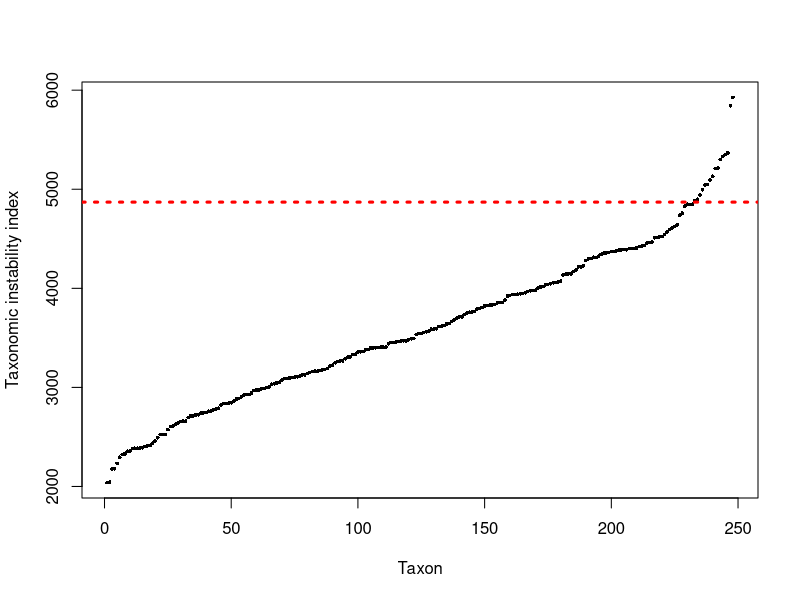

Reproduce this figure in R.
# Terrence Sylvester
# 29 January 2019
# pradakshanas@gmail.com
# figure for taxonomic instability index

# read in data
dat <- read.csv("../../analysis/data/taxonomic.instability.index/taxonomic.instability.index.csv",
                as.is = T)

# make the plot
plot(x = dat$Num,
     y = sort(dat$Index),
     xlab = "Taxon",
     ylab = "Taxonomic instability index",
     pch = 16,
     cex = .5)

# show the cut off point

abline(h = 4870,
       col = "red",
       lty = 3,
       lwd = 3)
